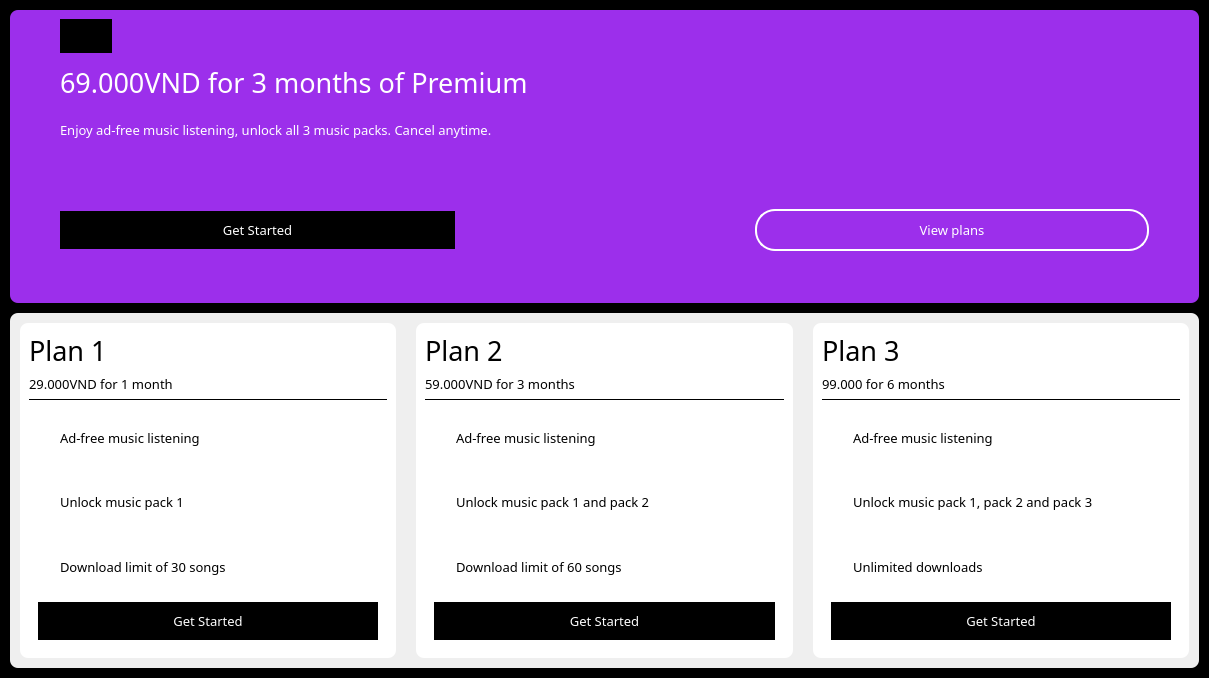
<?xml version="1.0" encoding="UTF-8"?>
<ui version="4.0">
 <class>MainWindow</class>
 <widget class="QMainWindow" name="MainWindow">
  <property name="geometry">
   <rect>
    <x>0</x>
    <y>0</y>
    <width>1209</width>
    <height>678</height>
   </rect>
  </property>
  <property name="windowTitle">
   <string>MainWindow</string>
  </property>
  <widget class="QWidget" name="centralwidget">
   <property name="styleSheet">
    <string notr="true">*{
border:none;
padding: 0px;
margin:0 px;
color:#fff;

}

#register_2, #confirm{
background-color: black
}

#header {
background-color:#9c2feb;
border-radius: 8px
}

#plan {
background-color:#efefef;
border-radius: 8px
}

#plan_1, #plan_2, #plan_3{
background-color: white;
border-radius: 8px;
}

#register_2 QPushButton{
color:white;
background-color:black;
border-radius:20px;
padding:10px;
}

#register_2 #view_plan{
color:white;
background-color:#9c2feb;
border-radius:20px;
padding:10px;
}

#register_2 #back{
color:white;
background-color:black;
border-radius:20px;
padding:10px
}

#plan QLabel{
color:black;
}

#pack_1, #pack_2, #pack_3, #widget_13{
border-top: 1px solid black
}

#view_plan {
background-color:#9c2feb;
color:white;
border:1.5px solid white
}

#premium_plan {
background-color:white;
border-radius:8px;
}

#premium_plan QLabel{
color:black
}

#user_in4 {
background-color:#1f1f1f;
border-radius:8px;
color:white
}

#user_in4 QLabel{
color:white
}

QLineEdit {
background-color:#121212;
border-radius: 20px;
border: 1px solid white;
padding: 10px;
color:white;
}

#user_in4 #finish{
color:white;
background-color:black;
border-radius:20px;
padding:10px;
}

#user_in4 #cancel{
color:white;
background-color:black;
border:1px solid white;
padding:10px;
border-radius:10px
}</string>
   </property>
   <layout class="QVBoxLayout" name="verticalLayout">
    <property name="spacing">
     <number>10</number>
    </property>
    <property name="leftMargin">
     <number>0</number>
    </property>
    <property name="topMargin">
     <number>0</number>
    </property>
    <property name="rightMargin">
     <number>0</number>
    </property>
    <property name="bottomMargin">
     <number>0</number>
    </property>
    <item>
     <widget class="QStackedWidget" name="stackedWidget">
      <property name="currentIndex">
       <number>0</number>
      </property>
      <widget class="QWidget" name="register_2">
       <layout class="QVBoxLayout" name="verticalLayout_2">
        <property name="spacing">
         <number>10</number>
        </property>
        <property name="leftMargin">
         <number>10</number>
        </property>
        <property name="topMargin">
         <number>10</number>
        </property>
        <property name="rightMargin">
         <number>10</number>
        </property>
        <property name="bottomMargin">
         <number>10</number>
        </property>
        <item>
         <widget class="QWidget" name="header" native="true">
          <layout class="QVBoxLayout" name="verticalLayout_9">
           <property name="spacing">
            <number>0</number>
           </property>
           <property name="leftMargin">
            <number>0</number>
           </property>
           <property name="topMargin">
            <number>0</number>
           </property>
           <property name="rightMargin">
            <number>0</number>
           </property>
           <property name="bottomMargin">
            <number>0</number>
           </property>
           <item>
            <widget class="QWidget" name="widget_10" native="true">
             <layout class="QVBoxLayout" name="verticalLayout_10">
              <property name="spacing">
               <number>10</number>
              </property>
              <property name="leftMargin">
               <number>50</number>
              </property>
              <item alignment="Qt::AlignLeft">
               <widget class="QPushButton" name="back">
                <property name="text">
                 <string/>
                </property>
                <property name="icon">
                 <iconset>
                  <normaloff>../../../../../.designer/backup/resources3.qrc/left.png</normaloff>../../../../../.designer/backup/resources3.qrc/left.png</iconset>
                </property>
               </widget>
              </item>
              <item>
               <widget class="QLabel" name="label_23">
                <property name="font">
                 <font>
                  <family>Arial Rounded MT Bold</family>
                  <pointsize>20</pointsize>
                 </font>
                </property>
                <property name="text">
                 <string>69.000VND for 3 months of Premium</string>
                </property>
               </widget>
              </item>
              <item>
               <widget class="QLabel" name="label_24">
                <property name="font">
                 <font>
                  <family>Arial Rounded MT Bold</family>
                  <pointsize>10</pointsize>
                 </font>
                </property>
                <property name="text">
                 <string>Enjoy ad-free music listening, unlock all 3 music packs. Cancel anytime.</string>
                </property>
               </widget>
              </item>
             </layout>
            </widget>
           </item>
           <item>
            <widget class="QWidget" name="widget_11" native="true">
             <layout class="QHBoxLayout" name="horizontalLayout_11">
              <property name="spacing">
               <number>300</number>
              </property>
              <property name="leftMargin">
               <number>50</number>
              </property>
              <property name="topMargin">
               <number>20</number>
              </property>
              <property name="rightMargin">
               <number>50</number>
              </property>
              <property name="bottomMargin">
               <number>20</number>
              </property>
              <item>
               <widget class="QPushButton" name="get_started">
                <property name="font">
                 <font>
                  <family>Arial Rounded MT Bold</family>
                  <pointsize>10</pointsize>
                 </font>
                </property>
                <property name="text">
                 <string>Get Started</string>
                </property>
               </widget>
              </item>
              <item>
               <widget class="QPushButton" name="view_plan">
                <property name="font">
                 <font>
                  <family>Arial Rounded MT Bold</family>
                  <pointsize>10</pointsize>
                 </font>
                </property>
                <property name="text">
                 <string>View plans</string>
                </property>
               </widget>
              </item>
             </layout>
            </widget>
           </item>
          </layout>
         </widget>
        </item>
        <item>
         <widget class="QWidget" name="plan" native="true">
          <layout class="QHBoxLayout" name="horizontalLayout">
           <property name="spacing">
            <number>20</number>
           </property>
           <property name="leftMargin">
            <number>10</number>
           </property>
           <property name="topMargin">
            <number>10</number>
           </property>
           <property name="rightMargin">
            <number>10</number>
           </property>
           <property name="bottomMargin">
            <number>10</number>
           </property>
           <item>
            <widget class="QWidget" name="plan_1" native="true">
             <property name="minimumSize">
              <size>
               <width>0</width>
               <height>300</height>
              </size>
             </property>
             <property name="sizeIncrement">
              <size>
               <width>0</width>
               <height>300</height>
              </size>
             </property>
             <layout class="QVBoxLayout" name="verticalLayout_3">
              <item>
               <widget class="QLabel" name="sliver_pack">
                <property name="font">
                 <font>
                  <family>Arial Rounded MT Bold</family>
                  <pointsize>20</pointsize>
                  <weight>50</weight>
                  <italic>false</italic>
                  <bold>false</bold>
                 </font>
                </property>
                <property name="text">
                 <string>Plan 1</string>
                </property>
               </widget>
              </item>
              <item alignment="Qt::AlignTop">
               <widget class="QLabel" name="label_2">
                <property name="font">
                 <font>
                  <family>Arial Rounded MT Bold</family>
                  <pointsize>10</pointsize>
                 </font>
                </property>
                <property name="text">
                 <string>29.000VND for 1 month</string>
                </property>
               </widget>
              </item>
              <item>
               <widget class="QWidget" name="pack_1" native="true">
                <property name="minimumSize">
                 <size>
                  <width>0</width>
                  <height>250</height>
                 </size>
                </property>
                <layout class="QVBoxLayout" name="verticalLayout_6">
                 <item alignment="Qt::AlignLeft">
                  <widget class="QWidget" name="widget" native="true">
                   <layout class="QHBoxLayout" name="horizontalLayout_2">
                    <item alignment="Qt::AlignHCenter">
                     <widget class="QLabel" name="label_13">
                      <property name="text">
                       <string/>
                      </property>
                      <property name="pixmap">
                       <pixmap>../../../../../.designer/backup/resources3.qrc/check.png</pixmap>
                      </property>
                     </widget>
                    </item>
                    <item>
                     <widget class="QLabel" name="label">
                      <property name="font">
                       <font>
                        <family>Arial Rounded MT Bold</family>
                        <pointsize>10</pointsize>
                       </font>
                      </property>
                      <property name="text">
                       <string>Ad-free music listening</string>
                      </property>
                     </widget>
                    </item>
                   </layout>
                  </widget>
                 </item>
                 <item alignment="Qt::AlignLeft">
                  <widget class="QWidget" name="widget_2" native="true">
                   <layout class="QHBoxLayout" name="horizontalLayout_3">
                    <item alignment="Qt::AlignLeft">
                     <widget class="QLabel" name="label_14">
                      <property name="text">
                       <string/>
                      </property>
                      <property name="pixmap">
                       <pixmap>../../../../../.designer/backup/resources3.qrc/check.png</pixmap>
                      </property>
                     </widget>
                    </item>
                    <item alignment="Qt::AlignLeft|Qt::AlignVCenter">
                     <widget class="QLabel" name="label_3">
                      <property name="font">
                       <font>
                        <family>Arial Rounded MT Bold</family>
                        <pointsize>10</pointsize>
                       </font>
                      </property>
                      <property name="text">
                       <string>Unlock music pack 1</string>
                      </property>
                     </widget>
                    </item>
                   </layout>
                  </widget>
                 </item>
                 <item alignment="Qt::AlignLeft">
                  <widget class="QWidget" name="widget_3" native="true">
                   <layout class="QHBoxLayout" name="horizontalLayout_4">
                    <item>
                     <widget class="QLabel" name="label_15">
                      <property name="text">
                       <string/>
                      </property>
                      <property name="pixmap">
                       <pixmap>../../../../../.designer/backup/resources3.qrc/check.png</pixmap>
                      </property>
                     </widget>
                    </item>
                    <item alignment="Qt::AlignHCenter">
                     <widget class="QLabel" name="label_4">
                      <property name="font">
                       <font>
                        <family>Arial Rounded MT Bold</family>
                        <pointsize>10</pointsize>
                       </font>
                      </property>
                      <property name="text">
                       <string>Download limit of 30 songs</string>
                      </property>
                     </widget>
                    </item>
                   </layout>
                  </widget>
                 </item>
                 <item>
                  <widget class="QPushButton" name="get_started_2">
                   <property name="font">
                    <font>
                     <family>Arial Rounded MT Bold</family>
                     <pointsize>10</pointsize>
                    </font>
                   </property>
                   <property name="text">
                    <string>Get Started</string>
                   </property>
                  </widget>
                 </item>
                </layout>
               </widget>
              </item>
             </layout>
            </widget>
           </item>
           <item>
            <widget class="QWidget" name="plan_2" native="true">
             <property name="minimumSize">
              <size>
               <width>0</width>
               <height>300</height>
              </size>
             </property>
             <layout class="QVBoxLayout" name="verticalLayout_4">
              <item>
               <widget class="QLabel" name="gold_pack">
                <property name="font">
                 <font>
                  <family>Arial Rounded MT Bold</family>
                  <pointsize>20</pointsize>
                 </font>
                </property>
                <property name="text">
                 <string>Plan 2</string>
                </property>
               </widget>
              </item>
              <item alignment="Qt::AlignTop">
               <widget class="QLabel" name="label_5">
                <property name="font">
                 <font>
                  <family>Arial Rounded MT Bold</family>
                  <pointsize>10</pointsize>
                 </font>
                </property>
                <property name="text">
                 <string>59.000VND for 3 months</string>
                </property>
               </widget>
              </item>
              <item>
               <widget class="QWidget" name="pack_2" native="true">
                <property name="minimumSize">
                 <size>
                  <width>0</width>
                  <height>250</height>
                 </size>
                </property>
                <layout class="QVBoxLayout" name="verticalLayout_7">
                 <item alignment="Qt::AlignLeft">
                  <widget class="QWidget" name="widget_4" native="true">
                   <layout class="QHBoxLayout" name="horizontalLayout_5">
                    <item>
                     <widget class="QLabel" name="label_16">
                      <property name="text">
                       <string/>
                      </property>
                      <property name="pixmap">
                       <pixmap>../../../../../.designer/backup/resources3.qrc/check.png</pixmap>
                      </property>
                     </widget>
                    </item>
                    <item alignment="Qt::AlignHCenter">
                     <widget class="QLabel" name="label_6">
                      <property name="font">
                       <font>
                        <family>Arial Rounded MT Bold</family>
                        <pointsize>10</pointsize>
                       </font>
                      </property>
                      <property name="text">
                       <string>Ad-free music listening</string>
                      </property>
                     </widget>
                    </item>
                   </layout>
                  </widget>
                 </item>
                 <item alignment="Qt::AlignLeft">
                  <widget class="QWidget" name="widget_5" native="true">
                   <layout class="QHBoxLayout" name="horizontalLayout_6">
                    <item>
                     <widget class="QLabel" name="label_17">
                      <property name="text">
                       <string/>
                      </property>
                      <property name="pixmap">
                       <pixmap>../../../../../.designer/backup/resources3.qrc/check.png</pixmap>
                      </property>
                     </widget>
                    </item>
                    <item>
                     <widget class="QLabel" name="label_7">
                      <property name="font">
                       <font>
                        <family>Arial Rounded MT Bold</family>
                        <pointsize>10</pointsize>
                       </font>
                      </property>
                      <property name="text">
                       <string>Unlock music pack 1 and pack 2</string>
                      </property>
                     </widget>
                    </item>
                   </layout>
                  </widget>
                 </item>
                 <item alignment="Qt::AlignLeft">
                  <widget class="QWidget" name="widget_6" native="true">
                   <layout class="QHBoxLayout" name="horizontalLayout_7">
                    <item>
                     <widget class="QLabel" name="label_18">
                      <property name="text">
                       <string/>
                      </property>
                      <property name="pixmap">
                       <pixmap>../../../../../.designer/backup/resources3.qrc/check.png</pixmap>
                      </property>
                     </widget>
                    </item>
                    <item>
                     <widget class="QLabel" name="label_10">
                      <property name="font">
                       <font>
                        <family>Arial Rounded MT Bold</family>
                        <pointsize>10</pointsize>
                       </font>
                      </property>
                      <property name="text">
                       <string>Download limit of 60 songs</string>
                      </property>
                     </widget>
                    </item>
                   </layout>
                  </widget>
                 </item>
                 <item>
                  <widget class="QPushButton" name="get_started_3">
                   <property name="font">
                    <font>
                     <family>Arial Rounded MT Bold</family>
                     <pointsize>10</pointsize>
                    </font>
                   </property>
                   <property name="text">
                    <string>Get Started</string>
                   </property>
                  </widget>
                 </item>
                </layout>
               </widget>
              </item>
             </layout>
            </widget>
           </item>
           <item>
            <widget class="QWidget" name="plan_3" native="true">
             <property name="minimumSize">
              <size>
               <width>0</width>
               <height>0</height>
              </size>
             </property>
             <layout class="QVBoxLayout" name="verticalLayout_5">
              <item>
               <widget class="QLabel" name="diamond_pack">
                <property name="font">
                 <font>
                  <family>Arial Rounded MT Bold</family>
                  <pointsize>20</pointsize>
                  <weight>50</weight>
                  <italic>false</italic>
                  <bold>false</bold>
                 </font>
                </property>
                <property name="text">
                 <string>Plan 3</string>
                </property>
               </widget>
              </item>
              <item alignment="Qt::AlignTop">
               <widget class="QLabel" name="label_8">
                <property name="font">
                 <font>
                  <family>Arial Rounded MT Bold</family>
                  <pointsize>10</pointsize>
                 </font>
                </property>
                <property name="text">
                 <string>99.000 for 6 months</string>
                </property>
               </widget>
              </item>
              <item>
               <widget class="QWidget" name="pack_3" native="true">
                <property name="sizePolicy">
                 <sizepolicy hsizetype="Preferred" vsizetype="Preferred">
                  <horstretch>0</horstretch>
                  <verstretch>0</verstretch>
                 </sizepolicy>
                </property>
                <property name="minimumSize">
                 <size>
                  <width>0</width>
                  <height>250</height>
                 </size>
                </property>
                <property name="font">
                 <font>
                  <family>MT Extra</family>
                 </font>
                </property>
                <layout class="QVBoxLayout" name="verticalLayout_8">
                 <item alignment="Qt::AlignLeft">
                  <widget class="QWidget" name="widget_7" native="true">
                   <layout class="QHBoxLayout" name="horizontalLayout_8">
                    <item>
                     <widget class="QLabel" name="label_19">
                      <property name="text">
                       <string/>
                      </property>
                      <property name="pixmap">
                       <pixmap>../../../../../.designer/backup/resources3.qrc/check.png</pixmap>
                      </property>
                     </widget>
                    </item>
                    <item>
                     <widget class="QLabel" name="label_9">
                      <property name="font">
                       <font>
                        <family>Arial Rounded MT Bold</family>
                        <pointsize>10</pointsize>
                       </font>
                      </property>
                      <property name="text">
                       <string>Ad-free music listening</string>
                      </property>
                     </widget>
                    </item>
                   </layout>
                  </widget>
                 </item>
                 <item alignment="Qt::AlignLeft">
                  <widget class="QWidget" name="widget_8" native="true">
                   <layout class="QHBoxLayout" name="horizontalLayout_9">
                    <item>
                     <widget class="QLabel" name="label_20">
                      <property name="text">
                       <string/>
                      </property>
                      <property name="pixmap">
                       <pixmap>../../../../../.designer/backup/resources3.qrc/check.png</pixmap>
                      </property>
                     </widget>
                    </item>
                    <item>
                     <widget class="QLabel" name="label_11">
                      <property name="font">
                       <font>
                        <family>Arial Rounded MT Bold</family>
                        <pointsize>10</pointsize>
                       </font>
                      </property>
                      <property name="text">
                       <string>Unlock music pack 1, pack 2 and pack 3</string>
                      </property>
                     </widget>
                    </item>
                   </layout>
                  </widget>
                 </item>
                 <item alignment="Qt::AlignLeft">
                  <widget class="QWidget" name="widget_9" native="true">
                   <layout class="QHBoxLayout" name="horizontalLayout_10">
                    <item>
                     <widget class="QLabel" name="label_21">
                      <property name="text">
                       <string/>
                      </property>
                      <property name="pixmap">
                       <pixmap>../../../../../.designer/backup/resources3.qrc/check.png</pixmap>
                      </property>
                     </widget>
                    </item>
                    <item>
                     <widget class="QLabel" name="label_12">
                      <property name="font">
                       <font>
                        <family>Arial Rounded MT Bold</family>
                        <pointsize>10</pointsize>
                       </font>
                      </property>
                      <property name="text">
                       <string>Unlimited downloads</string>
                      </property>
                     </widget>
                    </item>
                   </layout>
                  </widget>
                 </item>
                 <item>
                  <widget class="QPushButton" name="get_started_4">
                   <property name="font">
                    <font>
                     <family>Arial Rounded MT Bold</family>
                     <pointsize>10</pointsize>
                    </font>
                   </property>
                   <property name="text">
                    <string>Get Started</string>
                   </property>
                  </widget>
                 </item>
                </layout>
               </widget>
              </item>
             </layout>
            </widget>
           </item>
          </layout>
         </widget>
        </item>
       </layout>
      </widget>
      <widget class="QWidget" name="confirm">
       <layout class="QVBoxLayout" name="verticalLayout_11">
        <item>
         <widget class="QWidget" name="widget_12" native="true">
          <layout class="QHBoxLayout" name="horizontalLayout_12">
           <property name="spacing">
            <number>100</number>
           </property>
           <property name="leftMargin">
            <number>100</number>
           </property>
           <property name="topMargin">
            <number>70</number>
           </property>
           <property name="rightMargin">
            <number>100</number>
           </property>
           <property name="bottomMargin">
            <number>70</number>
           </property>
           <item>
            <widget class="QWidget" name="premium_plan" native="true">
             <layout class="QVBoxLayout" name="verticalLayout_12">
              <item>
               <widget class="QLabel" name="label_32">
                <property name="font">
                 <font>
                  <family>Arial Rounded MT Bold</family>
                  <pointsize>18</pointsize>
                 </font>
                </property>
                <property name="text">
                 <string>Premium plan of your choice:</string>
                </property>
               </widget>
              </item>
              <item>
               <widget class="QLabel" name="plan_4">
                <property name="font">
                 <font>
                  <family>Arial Rounded MT Bold</family>
                  <pointsize>15</pointsize>
                 </font>
                </property>
                <property name="text">
                 <string>Plan 1</string>
                </property>
               </widget>
              </item>
              <item>
               <widget class="QLabel" name="price_duration">
                <property name="font">
                 <font>
                  <family>Arial Rounded MT Bold</family>
                  <pointsize>10</pointsize>
                 </font>
                </property>
                <property name="text">
                 <string>29.000VND for 1 month</string>
                </property>
               </widget>
              </item>
              <item>
               <widget class="QWidget" name="widget_13" native="true">
                <property name="minimumSize">
                 <size>
                  <width>0</width>
                  <height>350</height>
                 </size>
                </property>
                <layout class="QVBoxLayout" name="verticalLayout_13">
                 <property name="spacing">
                  <number>0</number>
                 </property>
                 <property name="leftMargin">
                  <number>0</number>
                 </property>
                 <property name="topMargin">
                  <number>0</number>
                 </property>
                 <property name="rightMargin">
                  <number>0</number>
                 </property>
                 <property name="bottomMargin">
                  <number>0</number>
                 </property>
                 <item alignment="Qt::AlignLeft">
                  <widget class="QWidget" name="widget_14" native="true">
                   <layout class="QHBoxLayout" name="horizontalLayout_13">
                    <property name="spacing">
                     <number>0</number>
                    </property>
                    <property name="leftMargin">
                     <number>0</number>
                    </property>
                    <property name="topMargin">
                     <number>0</number>
                    </property>
                    <property name="rightMargin">
                     <number>0</number>
                    </property>
                    <property name="bottomMargin">
                     <number>0</number>
                    </property>
                    <item>
                     <widget class="QLabel" name="label_28">
                      <property name="text">
                       <string/>
                      </property>
                      <property name="pixmap">
                       <pixmap>../../../../../.designer/backup/resources3.qrc/check.png</pixmap>
                      </property>
                     </widget>
                    </item>
                    <item>
                     <widget class="QLabel" name="label_31">
                      <property name="font">
                       <font>
                        <family>Arial Rounded MT Bold</family>
                        <pointsize>10</pointsize>
                       </font>
                      </property>
                      <property name="text">
                       <string>Ad-free music listening</string>
                      </property>
                     </widget>
                    </item>
                   </layout>
                  </widget>
                 </item>
                 <item alignment="Qt::AlignLeft">
                  <widget class="QWidget" name="widget_15" native="true">
                   <layout class="QHBoxLayout" name="horizontalLayout_14">
                    <property name="spacing">
                     <number>0</number>
                    </property>
                    <property name="leftMargin">
                     <number>0</number>
                    </property>
                    <property name="topMargin">
                     <number>0</number>
                    </property>
                    <property name="rightMargin">
                     <number>0</number>
                    </property>
                    <property name="bottomMargin">
                     <number>0</number>
                    </property>
                    <item>
                     <widget class="QLabel" name="label_26">
                      <property name="text">
                       <string/>
                      </property>
                      <property name="pixmap">
                       <pixmap>../../../../../.designer/backup/resources3.qrc/check.png</pixmap>
                      </property>
                     </widget>
                    </item>
                    <item>
                     <widget class="QLabel" name="label_29">
                      <property name="font">
                       <font>
                        <family>Arial Rounded MT Bold</family>
                        <pointsize>10</pointsize>
                       </font>
                      </property>
                      <property name="text">
                       <string>Unlock music pack 1</string>
                      </property>
                     </widget>
                    </item>
                   </layout>
                  </widget>
                 </item>
                 <item alignment="Qt::AlignLeft">
                  <widget class="QWidget" name="widget_16" native="true">
                   <layout class="QHBoxLayout" name="horizontalLayout_15">
                    <property name="spacing">
                     <number>0</number>
                    </property>
                    <property name="leftMargin">
                     <number>0</number>
                    </property>
                    <property name="topMargin">
                     <number>0</number>
                    </property>
                    <property name="rightMargin">
                     <number>0</number>
                    </property>
                    <property name="bottomMargin">
                     <number>0</number>
                    </property>
                    <item>
                     <widget class="QLabel" name="label_27">
                      <property name="text">
                       <string/>
                      </property>
                      <property name="pixmap">
                       <pixmap>../../../../../.designer/backup/resources3.qrc/check.png</pixmap>
                      </property>
                     </widget>
                    </item>
                    <item>
                     <widget class="QLabel" name="label_30">
                      <property name="font">
                       <font>
                        <family>Arial Rounded MT Bold</family>
                        <pointsize>10</pointsize>
                       </font>
                      </property>
                      <property name="text">
                       <string>Download limit of 30 songs</string>
                      </property>
                     </widget>
                    </item>
                   </layout>
                  </widget>
                 </item>
                </layout>
               </widget>
              </item>
             </layout>
            </widget>
           </item>
           <item>
            <widget class="QWidget" name="user_in4" native="true">
             <layout class="QVBoxLayout" name="verticalLayout_14">
              <item>
               <widget class="QLabel" name="label_33">
                <property name="font">
                 <font>
                  <family>Arial Rounded MT Bold</family>
                  <pointsize>18</pointsize>
                 </font>
                </property>
                <property name="text">
                 <string>Confirm</string>
                </property>
                <property name="alignment">
                 <set>Qt::AlignCenter</set>
                </property>
               </widget>
              </item>
              <item>
               <widget class="QWidget" name="widget_17" native="true">
                <layout class="QHBoxLayout" name="horizontalLayout_16">
                 <property name="spacing">
                  <number>0</number>
                 </property>
                 <item>
                  <widget class="QLabel" name="label_34">
                   <property name="font">
                    <font>
                     <family>Arial Rounded MT Bold</family>
                     <pointsize>10</pointsize>
                    </font>
                   </property>
                   <property name="text">
                    <string>Full name:</string>
                   </property>
                  </widget>
                 </item>
                 <item alignment="Qt::AlignLeft">
                  <widget class="QLineEdit" name="full_name">
                   <property name="minimumSize">
                    <size>
                     <width>200</width>
                     <height>0</height>
                    </size>
                   </property>
                   <property name="placeholderText">
                    <string>Enter your full name</string>
                   </property>
                  </widget>
                 </item>
                </layout>
               </widget>
              </item>
              <item>
               <widget class="QWidget" name="widget_18" native="true">
                <layout class="QHBoxLayout" name="horizontalLayout_17">
                 <property name="spacing">
                  <number>0</number>
                 </property>
                 <item>
                  <widget class="QLabel" name="label_35">
                   <property name="font">
                    <font>
                     <family>Arial Rounded MT Bold</family>
                     <pointsize>10</pointsize>
                    </font>
                   </property>
                   <property name="text">
                    <string>Username:</string>
                   </property>
                  </widget>
                 </item>
                 <item alignment="Qt::AlignLeft">
                  <widget class="QLineEdit" name="username">
                   <property name="minimumSize">
                    <size>
                     <width>200</width>
                     <height>0</height>
                    </size>
                   </property>
                  </widget>
                 </item>
                </layout>
               </widget>
              </item>
              <item>
               <widget class="QWidget" name="widget_19" native="true">
                <layout class="QHBoxLayout" name="horizontalLayout_18">
                 <property name="spacing">
                  <number>0</number>
                 </property>
                 <item>
                  <widget class="QLabel" name="label_36">
                   <property name="font">
                    <font>
                     <family>Arial Rounded MT Bold</family>
                     <pointsize>10</pointsize>
                    </font>
                   </property>
                   <property name="text">
                    <string>Email:</string>
                   </property>
                  </widget>
                 </item>
                 <item alignment="Qt::AlignLeft">
                  <widget class="QLineEdit" name="email">
                   <property name="minimumSize">
                    <size>
                     <width>200</width>
                     <height>0</height>
                    </size>
                   </property>
                  </widget>
                 </item>
                </layout>
               </widget>
              </item>
              <item>
               <widget class="QWidget" name="widget_20" native="true">
                <layout class="QHBoxLayout" name="horizontalLayout_19">
                 <property name="spacing">
                  <number>0</number>
                 </property>
                 <item>
                  <widget class="QLabel" name="label_37">
                   <property name="font">
                    <font>
                     <family>Arial Rounded MT Bold</family>
                     <pointsize>10</pointsize>
                    </font>
                   </property>
                   <property name="text">
                    <string>Password:</string>
                   </property>
                  </widget>
                 </item>
                 <item alignment="Qt::AlignLeft">
                  <widget class="QLineEdit" name="password">
                   <property name="minimumSize">
                    <size>
                     <width>200</width>
                     <height>0</height>
                    </size>
                   </property>
                   <property name="echoMode">
                    <enum>QLineEdit::Password</enum>
                   </property>
                   <property name="placeholderText">
                    <string>Enter your password</string>
                   </property>
                  </widget>
                 </item>
                </layout>
               </widget>
              </item>
              <item>
               <widget class="QWidget" name="widget_22" native="true">
                <layout class="QHBoxLayout" name="horizontalLayout_21">
                 <item>
                  <widget class="QLabel" name="label_39">
                   <property name="font">
                    <font>
                     <family>Arial Rounded MT Bold</family>
                     <pointsize>10</pointsize>
                    </font>
                   </property>
                   <property name="text">
                    <string>Payment method:</string>
                   </property>
                  </widget>
                 </item>
                 <item>
                  <widget class="QRadioButton" name="credit_card">
                   <property name="font">
                    <font>
                     <pointsize>8</pointsize>
                    </font>
                   </property>
                   <property name="text">
                    <string>Credit card</string>
                   </property>
                  </widget>
                 </item>
                 <item>
                  <widget class="QRadioButton" name="momo_wallet">
                   <property name="text">
                    <string>Momo e-wallet</string>
                   </property>
                  </widget>
                 </item>
                </layout>
               </widget>
              </item>
              <item>
               <layout class="QHBoxLayout" name="horizontalLayout_20">
                <property name="spacing">
                 <number>15</number>
                </property>
                <item>
                 <widget class="QPushButton" name="cancel">
                  <property name="font">
                   <font>
                    <family>Arial Rounded MT Bold</family>
                    <pointsize>10</pointsize>
                   </font>
                  </property>
                  <property name="styleSheet">
                   <string notr="true"/>
                  </property>
                  <property name="text">
                   <string>Cancel</string>
                  </property>
                 </widget>
                </item>
                <item>
                 <widget class="QPushButton" name="finish">
                  <property name="font">
                   <font>
                    <family>Arial Rounded MT Bold</family>
                    <pointsize>10</pointsize>
                   </font>
                  </property>
                  <property name="styleSheet">
                   <string notr="true">background-color:white;
color:black;
border-radius:8px</string>
                  </property>
                  <property name="text">
                   <string>Finish</string>
                  </property>
                 </widget>
                </item>
               </layout>
              </item>
             </layout>
            </widget>
           </item>
          </layout>
         </widget>
        </item>
       </layout>
      </widget>
     </widget>
    </item>
   </layout>
  </widget>
 </widget>
 <resources/>
 <connections/>
</ui>
